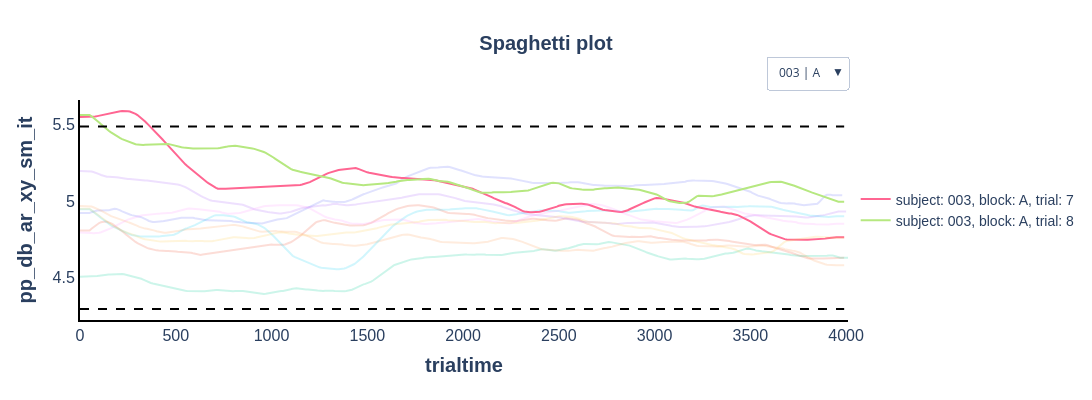

Notebook code cell kept with this figure:
### Code cell
p.plot_spaghetti(y='pp_db_ar_xy_sm_it', plot_by=['subject','block'], show_outliers=True)

### Figure 1 — Plotly figure (JSON) as saved in the notebook; plotly's stock layout.template omitted (floating-point values rounded to 4 significant figures; data arrays with more than 128 entries replaced by an {"elided": "..."} marker saying what was removed)
{"data": [{"hovertemplate": "x=%{x:.2f}, y=%{y:.2f}<br>subject: 003<br>block: A<br>trial: 1<extra></extra>", "line": {"dash": "solid", "width": 2}, "mode": "lines", "opacity": 0.2, "showlegend": false, "type": "scatter", "visible": true, "x": {"elided": "399 int values"}, "y": {"elided": "399 float values"}}, {"hovertemplate": "x=%{x:.2f}, y=%{y:.2f}<br>subject: 003<br>block: A<br>trial: 2<extra></extra>", "line": {"dash": "solid", "width": 2}, "mode": "lines", "opacity": 0.2, "showlegend": false, "type": "scatter", "visible": true, "x": {"elided": "400 int values"}, "y": {"elided": "400 float values"}}, {"hovertemplate": "x=%{x:.2f}, y=%{y:.2f}<br>subject: 003<br>block: A<br>trial: 3<extra></extra>", "line": {"dash": "solid", "width": 2}, "mode": "lines", "opacity": 0.2, "showlegend": false, "type": "scatter", "visible": true, "x": {"elided": "402 int values"}, "y": {"elided": "402 float values"}}, {"hovertemplate": "x=%{x:.2f}, y=%{y:.2f}<br>subject: 003<br>block: A<br>trial: 4<extra></extra>", "line": {"dash": "solid", "width": 2}, "mode": "lines", "opacity": 0.2, "showlegend": false, "type": "scatter", "visible": true, "x": {"elided": "401 int values"}, "y": {"elided": "401 float values"}}, {"hovertemplate": "x=%{x:.2f}, y=%{y:.2f}<br>subject: 003<br>block: A<br>trial: 5<extra></extra>", "line": {"dash": "solid", "width": 2}, "mode": "lines", "opacity": 0.2, "showlegend": false, "type": "scatter", "visible": true, "x": {"elided": "400 int values"}, "y": {"elided": "400 float values"}}, {"hovertemplate": "x=%{x:.2f}, y=%{y:.2f}<br>subject: 003<br>block: A<br>trial: 6<extra></extra>", "line": {"dash": "solid", "width": 2}, "mode": "lines", "opacity": 0.2, "showlegend": false, "type": "scatter", "visible": true, "x": {"elided": "400 int values"}, "y": {"elided": "400 float values"}}, {"hovertemplate": "x=%{x:.2f}, y=%{y:.2f}<br>subject: 003<br>block: A<br>trial: 7<extra></extra>", "line": {"dash": "solid", "width": 2}, "mode": "lines", "name": "subject: 003, block: A, trial: 7", "opacity": 1, "showlegend": true, "type": "scatter", "visible": true, "x": {"elided": "400 int values"}, "y": {"elided": "400 float values"}}, {"hovertemplate": "x=%{x:.2f}, y=%{y:.2f}<br>subject: 003<br>block: A<br>trial: 8<extra></extra>", "line": {"dash": "solid", "width": 2}, "mode": "lines", "name": "subject: 003, block: A, trial: 8", "opacity": 1, "showlegend": true, "type": "scatter", "visible": true, "x": {"elided": "400 int values"}, "y": {"elided": "400 float values"}}, {"hovertemplate": "x=%{x:.2f}, y=%{y:.2f}<br>subject: 003<br>block: A<br>trial: 9<extra></extra>", "line": {"dash": "solid", "width": 2}, "mode": "lines", "opacity": 0.2, "showlegend": false, "type": "scatter", "visible": true, "x": {"elided": "400 int values"}, "y": {"elided": "400 float values"}}, {"hovertemplate": "x=%{x:.2f}, y=%{y:.2f}<br>subject: 003<br>block: A<br>trial: 10<extra></extra>", "line": {"dash": "solid", "width": 2}, "mode": "lines", "opacity": 0.2, "showlegend": false, "type": "scatter", "visible": true, "x": {"elided": "400 int values"}, "y": {"elided": "400 float values"}}, {"line": {"color": "black", "dash": "dash", "width": 2}, "mode": "lines", "name": "Upper threshold: 5.49", "showlegend": false, "type": "scatter", "visible": true, "x": [0, 3990], "y": [5.489, 5.489]}, {"line": {"color": "black", "dash": "dash", "width": 2}, "mode": "lines", "name": "Lower threshold: 4.29", "showlegend": false, "type": "scatter", "visible": true, "x": [0, 3990], "y": [4.295, 4.295]}, {"hovertemplate": "x=%{x:.2f}, y=%{y:.2f}<br>subject: 003<br>block: B<br>trial: 1<extra></extra>", "line": {"dash": "solid", "width": 2}, "mode": "lines", "name": "subject: 003, block: B, trial: 1", "opacity": 1, "showlegend": true, "type": "scatter", "visible": false, "x": {"elided": "399 int values"}, "y": {"elided": "399 float values"}}, {"hovertemplate": "x=%{x:.2f}, y=%{y:.2f}<br>subject: 003<br>block: B<br>trial: 2<extra></extra>", "line": {"dash": "solid", "width": 2}, "mode": "lines", "opacity": 0.2, "showlegend": false, "type": "scatter", "visible": false, "x": {"elided": "400 int values"}, "y": {"elided": "400 float values"}}, {"hovertemplate": "x=%{x:.2f}, y=%{y:.2f}<br>subject: 003<br>block: B<br>trial: 3<extra></extra>", "line": {"dash": "solid", "width": 2}, "mode": "lines", "opacity": 0.2, "showlegend": false, "type": "scatter", "visible": false, "x": {"elided": "400 int values"}, "y": {"elided": "400 float values"}}, {"hovertemplate": "x=%{x:.2f}, y=%{y:.2f}<br>subject: 003<br>block: B<br>trial: 4<extra></extra>", "line": {"dash": "solid", "width": 2}, "mode": "lines", "opacity": 0.2, "showlegend": false, "type": "scatter", "visible": false, "x": {"elided": "400 int values"}, "y": {"elided": "400 float values"}}, {"hovertemplate": "x=%{x:.2f}, y=%{y:.2f}<br>subject: 003<br>block: B<br>trial: 5<extra></extra>", "line": {"dash": "solid", "width": 2}, "mode": "lines", "opacity": 0.2, "showlegend": false, "type": "scatter", "visible": false, "x": {"elided": "400 int values"}, "y": {"elided": "400 float values"}}, {"hovertemplate": "x=%{x:.2f}, y=%{y:.2f}<br>subject: 003<br>block: B<br>trial: 6<extra></extra>", "line": {"dash": "solid", "width": 2}, "mode": "lines", "opacity": 0.2, "showlegend": false, "type": "scatter", "visible": false, "x": {"elided": "400 int values"}, "y": {"elided": "400 float values"}}, {"hovertemplate": "x=%{x:.2f}, y=%{y:.2f}<br>subject: 003<br>block: B<br>trial: 7<extra></extra>", "line": {"dash": "solid", "width": 2}, "mode": "lines", "opacity": 0.2, "showlegend": false, "type": "scatter", "visible": false, "x": {"elided": "400 int values"}, "y": {"elided": "400 float values"}}, {"hovertemplate": "x=%{x:.2f}, y=%{y:.2f}<br>subject: 003<br>block: B<br>trial: 8<extra></extra>", "line": {"dash": "solid", "width": 2}, "mode": "lines", "opacity": 0.2, "showlegend": false, "type": "scatter", "visible": false, "x": {"elided": "402 int values"}, "y": {"elided": "402 float values"}}, {"hovertemplate": "x=%{x:.2f}, y=%{y:.2f}<br>subject: 003<br>block: B<br>trial: 9<extra></extra>", "line": {"dash": "solid", "width": 2}, "mode": "lines", "opacity": 0.2, "showlegend": false, "type": "scatter", "visible": false, "x": {"elided": "401 int values"}, "y": {"elided": "401 float values"}}, {"hovertemplate": "x=%{x:.2f}, y=%{y:.2f}<br>subject: 003<br>block: B<br>trial: 10<extra></extra>", "line": {"dash": "solid", "width": 2}, "mode": "lines", "opacity": 0.2, "showlegend": false, "type": "scatter", "visible": false, "x": {"elided": "401 int values"}, "y": {"elided": "401 float values"}}, {"line": {"color": "black", "dash": "dash", "width": 2}, "mode": "lines", "name": "Upper threshold: 4.64", "showlegend": false, "type": "scatter", "visible": false, "x": [0, 4000], "y": [4.637, 4.637]}, {"line": {"color": "black", "dash": "dash", "width": 2}, "mode": "lines", "name": "Lower threshold: 3.27", "showlegend": false, "type": "scatter", "visible": false, "x": [0, 4000], "y": [3.27, 3.27]}], "layout": {"height": 400, "legend": {"font": {"family": "Arial", "size": 14}, "x": 1.01, "xanchor": "left", "y": 0.5, "yanchor": "middle"}, "showlegend": true, "title": {"font": {"family": "Arial", "size": 20, "weight": "bold"}, "text": "Spaghetti plot", "x": 0.5, "xanchor": "center"}, "updatemenus": [{"active": 0, "buttons": [{"args": [{"visible": [true, true, true, true, true, true, true, true, true, true, true, true, false, false, false, false, false, false, false, false, false, false, false, false]}, {"title": "Spaghetti plot - 003 | A"}], "label": "003 | A", "method": "update"}, {"args": [{"visible": [false, false, false, false, false, false, false, false, false, false, false, false, true, true, true, true, true, true, true, true, true, true, true, true]}, {"title": "Spaghetti plot - 003 | B"}], "label": "003 | B", "method": "update"}], "direction": "down", "showactive": true, "type": "dropdown", "x": 1, "y": 1.2}], "width": 1200, "xaxis": {"linecolor": "black", "linewidth": 2, "showgrid": false, "showline": true, "tickfont": {"family": "Arial", "size": 16}, "tickformat": "i", "title": {"font": {"family": "Arial", "size": 20, "weight": "bold"}, "text": "trialtime"}, "zeroline": false}, "yaxis": {"linecolor": "black", "linewidth": 2, "showgrid": false, "showline": true, "tickfont": {"family": "Arial", "size": 16}, "title": {"font": {"family": "Arial", "size": 20, "weight": "bold"}, "text": "pp_db_ar_xy_sm_it"}, "zeroline": false}}}
